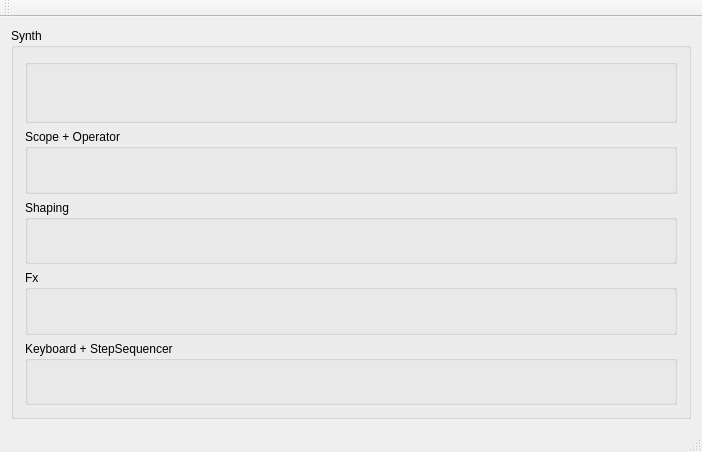
<?xml version="1.0" encoding="UTF-8"?>
<ui version="4.0">
 <class>MainWindow</class>
 <widget class="QMainWindow" name="MainWindow">
  <property name="geometry">
   <rect>
    <x>0</x>
    <y>0</y>
    <width>702</width>
    <height>452</height>
   </rect>
  </property>
  <property name="windowTitle">
   <string>Synth9</string>
  </property>
  <widget class="QWidget" name="centralWidget">
   <layout class="QHBoxLayout" name="horizontalLayout">
    <item>
     <widget class="QGroupBox" name="groupBox_Synth">
      <property name="title">
       <string>Synth</string>
      </property>
      <layout class="QVBoxLayout" name="verticalLayout">
       <item>
        <widget class="QGroupBox" name="groupBox_AudioDevice">
         <property name="sizePolicy">
          <sizepolicy hsizetype="Preferred" vsizetype="Preferred">
           <horstretch>0</horstretch>
           <verstretch>0</verstretch>
          </sizepolicy>
         </property>
         <property name="title">
          <string/>
         </property>
         <property name="alignment">
          <set>Qt::AlignLeading|Qt::AlignLeft|Qt::AlignTop</set>
         </property>
         <layout class="QHBoxLayout" name="horizontalLayout_4">
          <item>
           <widget class="QLabel" name="label_2">
            <property name="text">
             <string/>
            </property>
           </widget>
          </item>
         </layout>
        </widget>
       </item>
       <item>
        <widget class="QGroupBox" name="groupBox_Operator">
         <property name="title">
          <string>Scope + Operator</string>
         </property>
         <layout class="QHBoxLayout" name="horizontalLayout_5">
          <item>
           <widget class="QLabel" name="label">
            <property name="text">
             <string/>
            </property>
           </widget>
          </item>
         </layout>
        </widget>
       </item>
       <item>
        <widget class="QGroupBox" name="groupBox_Shaping">
         <property name="title">
          <string>Shaping</string>
         </property>
         <property name="flat">
          <bool>false</bool>
         </property>
         <layout class="QHBoxLayout" name="horizontalLayout_2">
          <item>
           <widget class="QLabel" name="label_3">
            <property name="text">
             <string/>
            </property>
           </widget>
          </item>
         </layout>
        </widget>
       </item>
       <item>
        <widget class="QGroupBox" name="groupBox_Fx">
         <property name="title">
          <string>Fx</string>
         </property>
         <layout class="QHBoxLayout" name="horizontalLayout_6">
          <item>
           <widget class="QLabel" name="label_5">
            <property name="text">
             <string/>
            </property>
           </widget>
          </item>
         </layout>
        </widget>
       </item>
       <item>
        <widget class="QGroupBox" name="groupBox_Keyboard">
         <property name="title">
          <string>Keyboard + StepSequencer</string>
         </property>
         <layout class="QHBoxLayout" name="horizontalLayout_3">
          <item>
           <widget class="QLabel" name="label_4">
            <property name="text">
             <string/>
            </property>
           </widget>
          </item>
         </layout>
        </widget>
       </item>
      </layout>
     </widget>
    </item>
   </layout>
  </widget>
  <widget class="QMenuBar" name="menuBar">
   <property name="geometry">
    <rect>
     <x>0</x>
     <y>0</y>
     <width>702</width>
     <height>25</height>
    </rect>
   </property>
  </widget>
  <widget class="QToolBar" name="mainToolBar">
   <attribute name="toolBarArea">
    <enum>TopToolBarArea</enum>
   </attribute>
   <attribute name="toolBarBreak">
    <bool>false</bool>
   </attribute>
  </widget>
  <widget class="QStatusBar" name="statusBar"/>
 </widget>
 <layoutdefault spacing="6" margin="11"/>
 <resources/>
 <connections/>
</ui>
